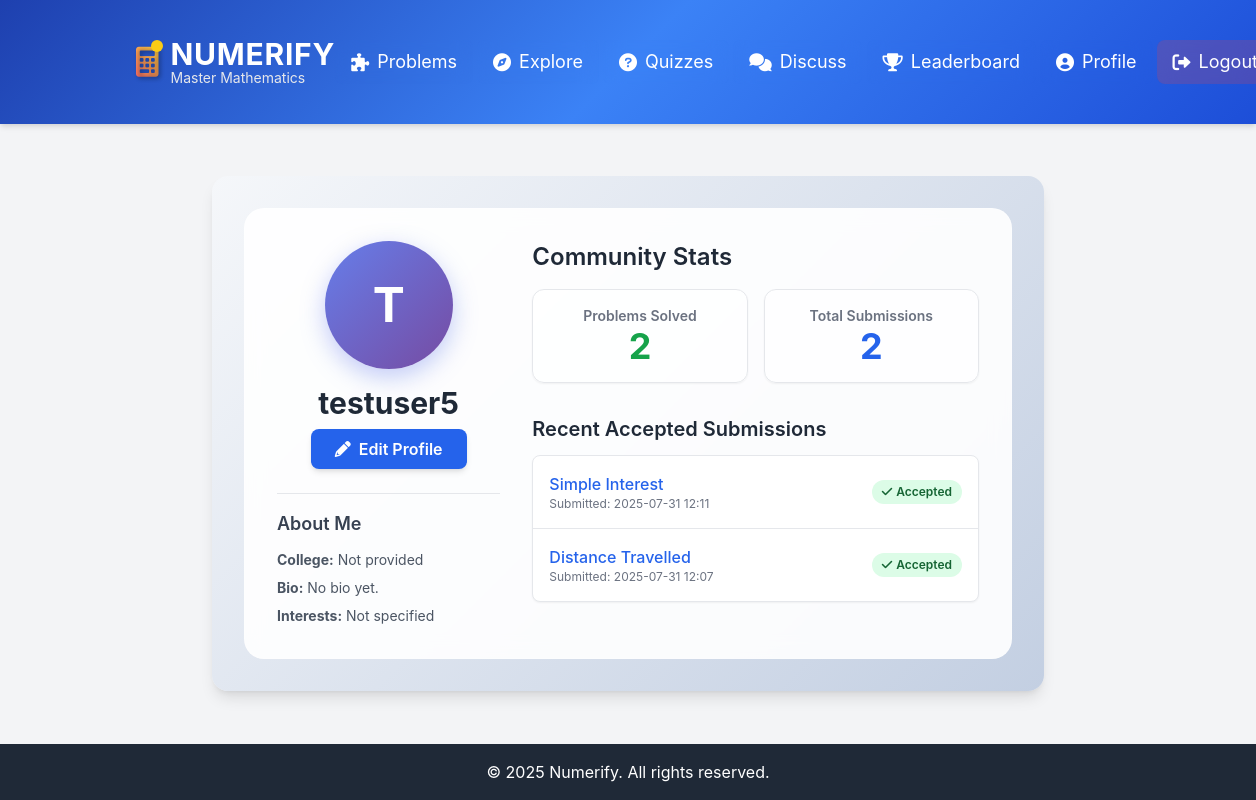
The app's page /profile (signed in) with its own data.
### models.py (models this page shows, shortened)
class User(UserMixin, db.Model):
    id = db.Column(db.Integer, primary_key=True)
    username = db.Column(db.String(50), unique=True, nullable=False)
    email = db.Column(db.String(100), unique=True, nullable=False)
    password = db.Column(db.String(200), nullable=False)
    submissions = db.relationship('Submission', backref='user', lazy=True)
    quiz_attempts = db.relationship('QuizAttempt', backref='user', lazy=True) # Added from standard setup
    posts = db.relationship('Post', backref='author', lazy=True) # <<< ADD THIS LINE! <<<
    college = db.Column(db.String(100), nullable=True, default="N/A")
    bio = db.Column(db.Text, nullable=True, default="No bio yet.")
    interests = db.Column(db.String(200), nullable=True, default="Mathematics") # e.g., "Algebra, Geometry, Calculus"
    solved_problems_count = db.Column(db.Integer, default=0) # To track problems solved
    total_problems_attempted = db.Column(db.Integer, default=0) # To track total attempts
    score = db.Column(db.Integer, default=0) # New: To track user's cumulative score for leaderboard

class Submission(db.Model):
    id = db.Column(db.Integer, primary_key=True)
    user_id = db.Column(db.Integer, db.ForeignKey('user.id'), nullable=False)
    problem_id = db.Column(db.Integer, db.ForeignKey('problem.id'), nullable=False)
    submitted_answer = db.Column(db.String(100), nullable=False) # Store the user's direct answer
    result = db.Column(db.String(100), nullable=False) # e.g., "Accepted", "Wrong Answer", "Error"
    timestamp = db.Column(db.DateTime, default=datetime.utcnow) # Use datetime.utcnow for timezone-aware timestamps

class Problem(db.Model):
    id = db.Column(db.Integer, primary_key=True)
    title = db.Column(db.String(200), nullable=False)
    description = db.Column(db.Text, nullable=False)
    topic = db.Column(db.String(50), nullable=False)
    difficulty_level = db.Column(db.Integer, nullable=False, default=1) # 1=Easy, 2=Medium, 3=Hard (used previously)
    answer = db.Column(db.String(100), nullable=False) # For simple direct answer problems
    submissions = db.relationship('Submission', backref='problem', lazy=True)

### profilee.py (the view)
@profile.route('/profile')
@login_required
def view_profile():
    user = current_user
    solved_problems_query = db.session.query(Submission.problem_id)\
                                    .filter(Submission.user_id == user.id, Submission.result == 'Accepted')\
                                    .distinct()
    solved_problems_count = solved_problems_query.count()
    total_submissions = Submission.query.filter_by(user_id=user.id).count()
    user.solved_problems_count = solved_problems_count
    user.total_problems_attempted = total_submissions
    db.session.commit()
    recent_submissions = db.session.query(Submission, Problem.title)\
                                    .join(Problem, Submission.problem_id == Problem.id)\
                                    .filter(Submission.user_id == user.id, Submission.result == 'Accepted')\
                                    .order_by(Submission.timestamp.desc())\
                                    .limit(5).all() # Get last 5 accepted
    return render_template('profile.html',
                           user=user,
                           solved_problems_count=solved_problems_count,
                           total_submissions=total_submissions,
                           recent_submissions=recent_submissions)

### templates/profile.html (shortened to what this page needs)
{% extends "base.html" %}
{% block content %}
<div class="max-w-4xl mx-auto px-4 sm:px-6 lg:px-8">
    <div class="bg-gray-100 rounded-2xl shadow-lg p-4 md:p-8" style="background: linear-gradient(135deg, #f5f7fa 0%, #c3cfe2 100%);">
        <div class="profile-card p-6 md:p-8">
            <div class="flex flex-col md:flex-row items-center md:items-start gap-8">
                <div class="md:w-1/3 flex flex-col items-center text-center">
                    <div class="profile-avatar w-32 h-32 rounded-full flex items-center justify-center text-white font-bold text-5xl mb-4">
                        {{ user.username[0]|upper }}
                    </div>
                    <h1 class="text-3xl font-bold text-gray-800 mb-2">{{ user.username }}</h1>
                    <button onclick="window.location.href='{{ url_for('profile.edit_profile') }}'"
                            class="bg-blue-600 text-white py-2 px-6 rounded-lg font-semibold hover:bg-blue-700 transition duration-200 shadow-md">
                        <i class="fas fa-pencil-alt mr-2"></i>Edit Profile
                    </button>
                    <div class="mt-6 text-left w-full border-t pt-4">
                        <h3 class="text-lg font-semibold text-gray-700 mb-3">About Me</h3>
                        <p class="text-gray-600 text-sm mb-2"><strong>College:</strong> {{ user.college if user.college != 'N/A' else 'Not provided' }}</p>
                        <p class="text-gray-600 text-sm mb-2"><strong>Bio:</strong> {{ user.bio if user.bio != 'No bio yet.' else 'No bio yet.' }}</p>
                        <p class="text-gray-600 text-sm"><strong>Interests:</strong> {{ user.interests if user.interests != 'Mathematics' else 'Not specified' }}</p>
                    </div>
                </div>
                <div class="md:w-2/3 w-full">
                    <h2 class="text-2xl font-semibold text-gray-800 mb-4 text-center md:text-left">Community Stats</h2>
                    <div class="grid grid-cols-1 sm:grid-cols-2 gap-4 mb-8">
                        <div class="stat-card p-4 rounded-xl shadow-sm text-center border">
                            <p class="text-gray-500 text-sm font-semibold">Problems Solved</p>
                            <p class="text-4xl font-bold text-green-600">{{ user.solved_problems_count }}</p>
                        </div>
                        <div class="stat-card p-4 rounded-xl shadow-sm text-center border">
                            <p class="text-gray-500 text-sm font-semibold">Total Submissions</p>
                            <p class="text-4xl font-bold text-blue-600">{{ user.total_problems_attempted }}</p>
                        </div>
                    </div>
                    <h3 class="text-xl font-semibold text-gray-800 mb-3 text-center md:text-left">Recent Accepted Submissions</h3>
                    <div class="bg-white rounded-lg overflow-hidden border shadow-sm">
                        <ul class="divide-y divide-gray-200">
                            {% if recent_submissions %}
                                {% for submission, problem_title in recent_submissions %}
                                    <li class="p-4 flex justify-between items-center hover:bg-gray-50 transition duration-150">
                                        <div>
                                            <a href="{{ url_for('problems.problem_detail', pid=submission.problem_id) }}" class="text-blue-600 hover:underline font-medium">
                                                {{ problem_title }}
                                            </a>
                                            <p class="text-xs text-gray-500">Submitted: {{ submission.timestamp.strftime('%Y-%m-%d %H:%M') }}</p>
                                        </div>
                                        <span class="bg-green-100 text-green-800 text-xs font-semibold px-2.5 py-1 rounded-full">
                                            <i class="fas fa-check mr-1"></i>Accepted
                                        </span>
                                    </li>
                                {% endfor %}
                            {% else %}
                                <li class="p-4 text-center text-gray-600">No accepted submissions yet.</li>
                            {% endif %}
                        </ul>
                    </div>
                </div>
            </div>
        </div>
    </div>
</div>
{% endblock %}

### templates/base.html (style rules this page uses)
body { font-family: 'Inter', sans-serif; background-color: #f3f4f6; color: #333; }

### templates/profile.html (style rules this page uses)
.profile-card { background: rgba(255, 255, 255, 0.9); backdrop-filter: blur(10px); border: 1px solid rgba(255, 255, 255, 0.2); border-radius: 20px; }
.profile-avatar { background: linear-gradient(135deg, #667eea 0%, #764ba2 100%); box-shadow: 0 8px 25px rgba(102, 126, 234, 0.4); }
.stat-card { background: rgba(255, 255, 255, 0.7); transition: all 0.3s ease; }

### records on screen
User: username "T", username "testuser5", college "Not provided", bio "No bio yet.", interests "Not specified", solved_problems_count "2", total_problems_attempted "2"
Submission: title "Simple Interest", timestamp "2025-07-31 12:11"
Submission: title "Distance Travelled", timestamp "2025-07-31 12:07"
